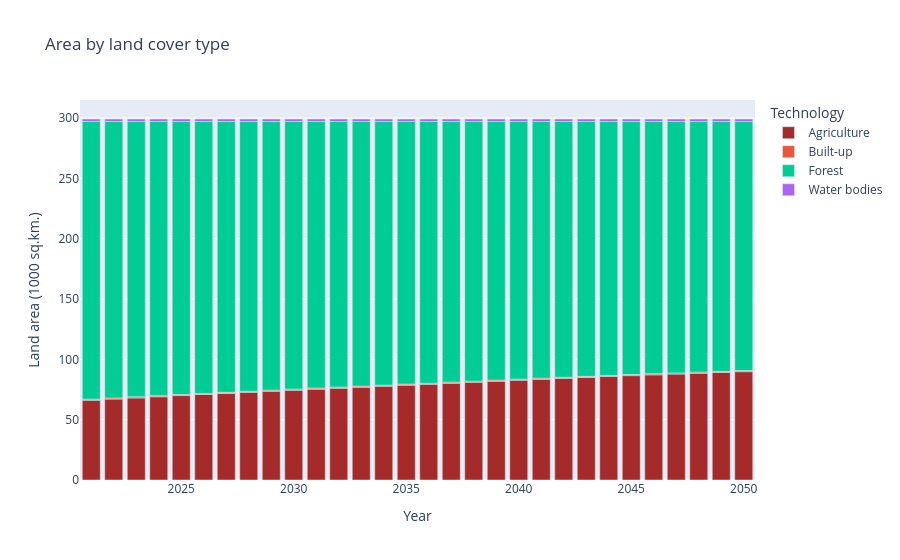

Notebook code for this chart:
### Code cell
land_total_df = dfs['TotalAnnualTechnologyActivityByMode'][
    dfs['TotalAnnualTechnologyActivityByMode'].TECHNOLOGY.str.startswith('LNDAGR')
].drop('REGION', axis=1)

land_total_df['MODE_OF_OPERATION'] = land_total_df['MODE_OF_OPERATION'].astype(int)
land_total_df['crop_combo'] = land_total_df['MODE_OF_OPERATION'].map(mode_crop_combo)

# Keep short codes for grouping
land_total_df['land_use'] = land_total_df['crop_combo'].str[0:3]

land_total_df.drop(['MODE_OF_OPERATION','crop_combo'], axis=1, inplace=True)

land_total_df = land_total_df.pivot_table(
    index='YEAR', 
    columns='land_use',
    values='VALUE', 
    aggfunc='sum'
).reset_index()

# Aggregate crops into AGR
land_total_df['AGR'] = 0
for crop in crops:
    if crop in land_total_df.columns:
        land_total_df['AGR'] += land_total_df[crop]
        land_total_df.drop(crop, axis=1, inplace=True)

land_total_df = land_total_df.rename(columns=land_use_map)

land_total_df = (
    land_total_df
    .reindex(sorted(land_total_df.columns), axis=1)
    .set_index('YEAR')
    .reset_index()
    .rename(columns=det_col)
    .astype('float64')
)

if not land_total_df.empty:
    df_plot(land_total_df, 'Land area (1000 sq.km.)', 'Area by land cover type')

### Figure 1 — Plotly figure (JSON) as saved in the notebook; plotly's stock layout.template omitted (floating-point values rounded to 4 significant figures)
{"data": [{"hovertemplate": "Technology=Agriculture<br>Year=%{x}<br>Land area (1000 sq.km.)=%{y}<extra></extra>", "legendgroup": "Agriculture", "marker": {"color": "brown", "pattern": {"shape": ""}}, "name": "Agriculture", "orientation": "v", "showlegend": true, "textposition": "auto", "type": "bar", "x": [2021.0, 2022.0, 2023.0, 2024.0, 2025.0, 2026.0, 2027.0, 2028.0, 2029.0, 2030.0, 2031.0, 2032.0, 2033.0, 2034.0, 2035.0, 2036.0, 2037.0, 2038.0, 2039.0, 2040.0, 2041.0, 2042.0, 2043.0, 2044.0, 2045.0, 2046.0, 2047.0, 2048.0, 2049.0, 2050.0], "xaxis": "x", "y": [66.12, 67.08, 68.05, 69.01, 69.97, 70.87, 71.76, 72.66, 73.55, 74.45, 75.28, 76.1, 76.93, 77.76, 78.59, 79.33, 80.18, 81.03, 81.88, 82.73, 83.49, 84.25, 85.01, 85.77, 86.53, 87.18, 87.84, 88.5, 89.15, 89.81], "yaxis": "y"}, {"hovertemplate": "Technology=Built-up<br>Year=%{x}<br>Land area (1000 sq.km.)=%{y}<extra></extra>", "legendgroup": "Built-up", "marker": {"color": "#EF553B", "pattern": {"shape": ""}}, "name": "Built-up", "orientation": "v", "showlegend": true, "textposition": "auto", "type": "bar", "x": [2021.0, 2022.0, 2023.0, 2024.0, 2025.0, 2026.0, 2027.0, 2028.0, 2029.0, 2030.0, 2031.0, 2032.0, 2033.0, 2034.0, 2035.0, 2036.0, 2037.0, 2038.0, 2039.0, 2040.0, 2041.0, 2042.0, 2043.0, 2044.0, 2045.0, 2046.0, 2047.0, 2048.0, 2049.0, 2050.0], "xaxis": "x", "y": [0.927, 0.927, 0.927, 0.927, 0.927, 0.927, 0.927, 0.927, 0.927, 0.927, 0.927, 0.927, 0.927, 0.927, 0.927, 0.927, 0.927, 0.927, 0.927, 0.927, 0.927, 0.927, 0.927, 0.927, 0.927, 0.927, 0.927, 0.927, 0.927, 0.927], "yaxis": "y"}, {"hovertemplate": "Technology=Forest<br>Year=%{x}<br>Land area (1000 sq.km.)=%{y}<extra></extra>", "legendgroup": "Forest", "marker": {"color": "#00cc96", "pattern": {"shape": ""}}, "name": "Forest", "orientation": "v", "showlegend": true, "textposition": "auto", "type": "bar", "x": [2021.0, 2022.0, 2023.0, 2024.0, 2025.0, 2026.0, 2027.0, 2028.0, 2029.0, 2030.0, 2031.0, 2032.0, 2033.0, 2034.0, 2035.0, 2036.0, 2037.0, 2038.0, 2039.0, 2040.0, 2041.0, 2042.0, 2043.0, 2044.0, 2045.0, 2046.0, 2047.0, 2048.0, 2049.0, 2050.0], "xaxis": "x", "y": [230.1, 229.2, 228.2, 227.2, 226.3, 225.4, 224.5, 223.6, 222.7, 221.8, 221.0, 220.1, 219.3, 218.5, 217.7, 216.9, 216.1, 215.2, 214.4, 213.5, 212.7, 212.0, 211.2, 210.5, 209.7, 209.1, 208.4, 207.7, 207.1, 206.4], "yaxis": "y"}, {"hovertemplate": "Technology=Water bodies<br>Year=%{x}<br>Land area (1000 sq.km.)=%{y}<extra></extra>", "legendgroup": "Water bodies", "marker": {"color": "#ab63fa", "pattern": {"shape": ""}}, "name": "Water bodies", "orientation": "v", "showlegend": true, "textposition": "auto", "type": "bar", "x": [2021.0, 2022.0, 2023.0, 2024.0, 2025.0, 2026.0, 2027.0, 2028.0, 2029.0, 2030.0, 2031.0, 2032.0, 2033.0, 2034.0, 2035.0, 2036.0, 2037.0, 2038.0, 2039.0, 2040.0, 2041.0, 2042.0, 2043.0, 2044.0, 2045.0, 2046.0, 2047.0, 2048.0, 2049.0, 2050.0], "xaxis": "x", "y": [2.093, 2.093, 2.093, 2.093, 2.093, 2.093, 2.093, 2.093, 2.093, 2.093, 2.093, 2.093, 2.093, 2.093, 2.093, 2.093, 2.093, 2.093, 2.093, 2.093, 2.093, 2.093, 2.093, 2.093, 2.093, 2.093, 2.093, 2.093, 2.093, 2.093], "yaxis": "y"}], "layout": {"barmode": "relative", "legend": {"title": {"text": "Technology"}, "tracegroupgap": 0}, "title": {"text": "Area by land cover type"}, "xaxis": {"anchor": "y", "domain": [0, 1], "title": {"text": "Year"}}, "yaxis": {"anchor": "x", "domain": [0, 1], "title": {"text": "Land area (1000 sq.km.)"}}}}
